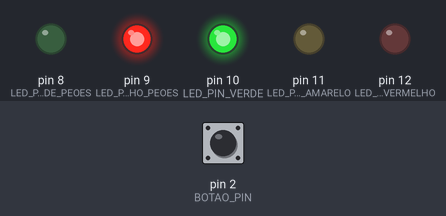
Simulated run of this sketch. Board: Arduino Uno, built with avr-gcc and run on an emulated ATmega328P. On the bench: output pins drawn as LEDs (lit = HIGH). Dashed ring = blinking. Inputs (shaded band) come from the test bench; at power-on: pin 2 (BOTAO_PIN) HIGH.

Above: at 1.2 s.
1.3 s: pin 2 (BOTAO_PIN) pulled LOW for 0.15 s
At 1.6 s:
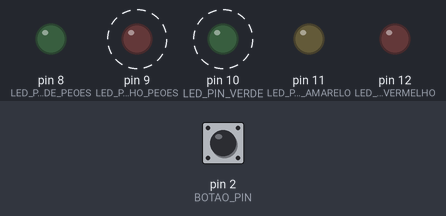
At 5.9 s:
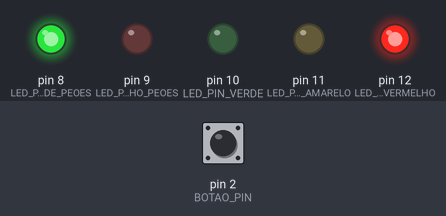
7.3 s: pin 2 (BOTAO_PIN) pulled LOW for 1 s
At 11.1 s:
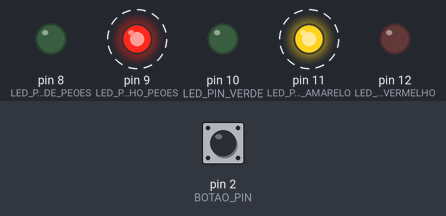
Timing chart, 0 to 14.5 s (numbered marks = the images above; inputs shaded):
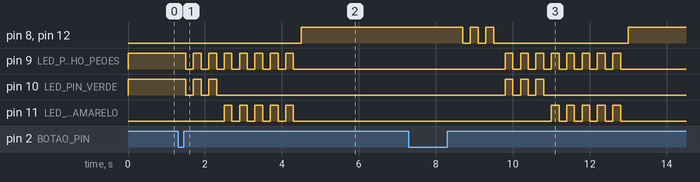

Measured:
- after the input at 1.3 s, pin 8 (LED_PIN_VERDE_PEOES), pin 12 (LED_PIN_VERMELHO): LOW → HIGH after 3.2 s; pin 11 (LED_PIN_AMARELO): alternates HIGH for 0.20 s and LOW for 0.20 s, 10 changes in all, then stays LOW, starting after 1.2 s
- after the input at 7.3 s, pin 11 (LED_PIN_AMARELO): alternates HIGH for 0.20 s and LOW for 0.20 s, 10 changes in all, then stays LOW, starting after 3.7 s

The sketch:

2d.ino
```cpp
#define LED_PIN_VERDE 10
#define LED_PIN_AMARELO 11
#define LED_PIN_VERMELHO 12

#define LED_PIN_VERDE_PEOES 8
#define LED_PIN_VERMELHO_PEOES 9

#define BOTAO_PIN 2

volatile bool botaoPressionado = false;

enum Estado {
  NORMAL_PARTE1,
  NORMAL_PARTE2,
  MODO_PEOES
};

Estado estadoAtual = NORMAL_PARTE1;

void setup() {
  pinMode(LED_PIN_VERDE, OUTPUT);
  pinMode(LED_PIN_AMARELO, OUTPUT);
  pinMode(LED_PIN_VERMELHO, OUTPUT);

  pinMode(LED_PIN_VERDE_PEOES, OUTPUT);
  pinMode(LED_PIN_VERMELHO_PEOES, OUTPUT);

  pinMode(BOTAO_PIN, INPUT_PULLUP);
  attachInterrupt(digitalPinToInterrupt(BOTAO_PIN), botaoISR, FALLING);
}

void botaoISR() {
  botaoPressionado = true;
}

void piscaled(int led, int ledp) {
  for (int i = 0; i < 3; i++) {
    digitalWrite(led, HIGH);
    digitalWrite(ledp, HIGH);
    delay(200);
    digitalWrite(led, LOW);
    digitalWrite(ledp, LOW);
    delay(200);
  }
}

void piscaledAmarelo() {
  for (int i = 0; i < 5; i++) {
    digitalWrite(LED_PIN_AMARELO, HIGH);
    digitalWrite(LED_PIN_VERMELHO_PEOES, HIGH);
    delay(200);
    digitalWrite(LED_PIN_AMARELO, LOW);
    digitalWrite(LED_PIN_VERMELHO_PEOES, LOW);
    delay(200);
  }
}

void resetLEDs() {
  digitalWrite(LED_PIN_VERDE, LOW);
  digitalWrite(LED_PIN_AMARELO, LOW);
  digitalWrite(LED_PIN_VERMELHO, LOW);
  digitalWrite(LED_PIN_VERDE_PEOES, LOW);
  digitalWrite(LED_PIN_VERMELHO_PEOES, LOW);
}

void ativarModoPeoes() {
  resetLEDs();

  // Piscar LED verde dos carros e vermelho dos peões
  piscaled(LED_PIN_VERDE, LED_PIN_VERMELHO_PEOES);
  resetLEDs();

  // Piscar LED amarelo + vermelho dos peões
  piscaledAmarelo();
  resetLEDs();

  // Vermelho carros e verde peões
  digitalWrite(LED_PIN_VERMELHO, HIGH);
  digitalWrite(LED_PIN_VERDE_PEOES, HIGH);
  delay(4000);

  // Piscar vermelho dos carros e verde dos peões
  piscaled(LED_PIN_VERMELHO, LED_PIN_VERDE_PEOES);
  resetLEDs();

  delay(100); // pequena pausa para evitar transições imediatas
}

void loop() {
  if (botaoPressionado) {
    botaoPressionado = false;
    estadoAtual = MODO_PEOES;
  }

  switch (estadoAtual) {
    case MODO_PEOES:
      ativarModoPeoes();
      estadoAtual = NORMAL_PARTE1;
      return; // evita continuar o loop no mesmo ciclo
      break;

    case NORMAL_PARTE1:
      resetLEDs();
      digitalWrite(LED_PIN_VERDE, HIGH);
      digitalWrite(LED_PIN_VERMELHO_PEOES, HIGH);
      for (int i = 0; i < 70; i++) {  // 70 x 100ms = 7 segundos
        delay(100);
        if (botaoPressionado) {
          botaoPressionado = false;
          estadoAtual = MODO_PEOES;
          return;
        }
      }

      piscaled(LED_PIN_VERDE, LED_PIN_VERMELHO_PEOES);
      piscaledAmarelo();
      estadoAtual = NORMAL_PARTE2;
      break;

    case NORMAL_PARTE2:
      resetLEDs();
      digitalWrite(LED_PIN_VERMELHO, HIGH);
      digitalWrite(LED_PIN_VERDE_PEOES, HIGH);
      for (int i = 0; i < 40; i++) {  // 40 x 100ms = 4 segundos
        delay(100);
        if (botaoPressionado) {
          botaoPressionado = false;
          estadoAtual = MODO_PEOES;
          return;
        }
      }

      piscaled(LED_PIN_VERMELHO, LED_PIN_VERDE_PEOES);
      resetLEDs();
      estadoAtual = NORMAL_PARTE1;
      break;
  }
}
```
